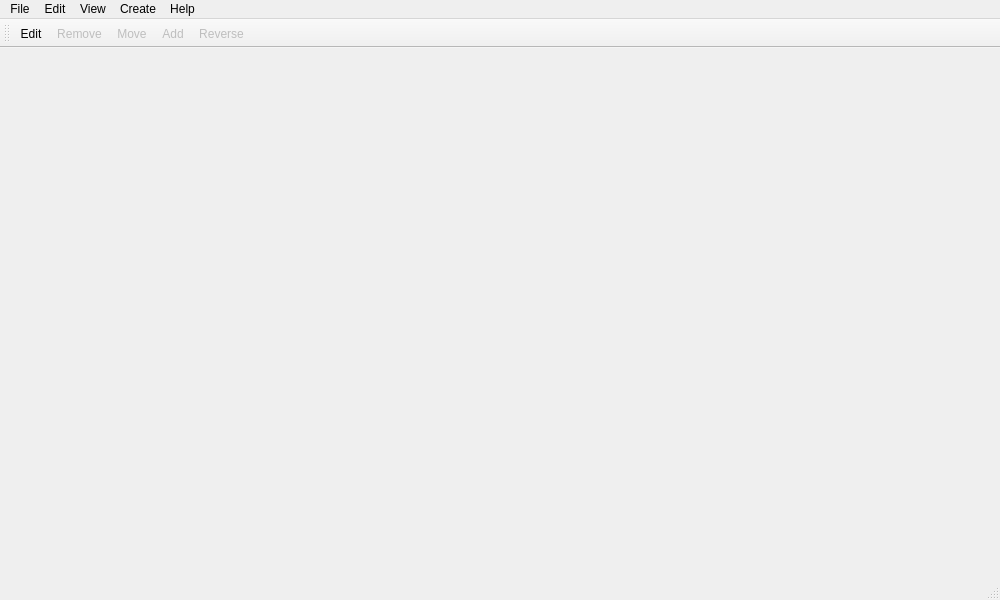
<ui version="4.0" >
 <class>MainWindow</class>
 <widget class="QMainWindow" name="MainWindow" >
  <property name="geometry" >
   <rect>
    <x>0</x>
    <y>0</y>
    <width>1000</width>
    <height>600</height>
   </rect>
  </property>
  <property name="windowTitle" >
   <string>Merkaartor</string>
  </property>
  <widget class="QWidget" name="centralWidget" />
  <widget class="QMenuBar" name="menuBar" >
   <property name="geometry" >
    <rect>
     <x>0</x>
     <y>0</y>
     <width>1000</width>
     <height>19</height>
    </rect>
   </property>
   <widget class="QMenu" name="menuEdit" >
    <property name="title" >
     <string>Edit</string>
    </property>
    <addaction name="editUndoAction" />
    <addaction name="editRedoAction" />
   </widget>
   <widget class="QMenu" name="menuFile" >
    <property name="title" >
     <string>File</string>
    </property>
    <addaction name="fileOpenAction" />
    <addaction name="fileImportAction" />
    <addaction name="fileDownloadAction" />
    <addaction name="fileUploadAction" />
    <addaction name="fileQuitAction" />
   </widget>
   <widget class="QMenu" name="menuHelp" >
    <property name="title" >
     <string>Help</string>
    </property>
    <addaction name="helpAboutAction" />
   </widget>
   <widget class="QMenu" name="menuCreate" >
    <property name="title" >
     <string>Create</string>
    </property>
    <addaction name="createNodeAction" />
    <addaction name="createLinearWayAction" />
    <addaction name="createWayAction" />
    <addaction name="createRoadAction" />
   </widget>
   <widget class="QMenu" name="menuView" >
    <property name="title" >
     <string>View</string>
    </property>
    <addaction name="viewZoomAllAction" />
    <addaction name="viewZoomWindowAction" />
    <addaction name="viewZoomOutAction" />
    <addaction name="viewZoomInAction" />
    <addaction name="viewSetCoordinatesAction" />
   </widget>
   <addaction name="menuFile" />
   <addaction name="menuEdit" />
   <addaction name="menuView" />
   <addaction name="menuCreate" />
   <addaction name="menuHelp" />
  </widget>
  <widget class="QStatusBar" name="StatusBar" />
  <widget class="QToolBar" name="toolBar" >
   <property name="enabled" >
    <bool>true</bool>
   </property>
   <property name="orientation" >
    <enum>Qt::Horizontal</enum>
   </property>
   <property name="toolButtonStyle" >
    <enum>Qt::ToolButtonTextUnderIcon</enum>
   </property>
   <attribute name="toolBarArea" >
    <number>4</number>
   </attribute>
   <addaction name="editPropertiesAction" />
   <addaction name="editRemoveAction" />
   <addaction name="editMoveAction" />
   <addaction name="editAddAction" />
   <addaction name="editReverseAction" />
  </widget>
  <action name="fileQuitAction" >
   <property name="text" >
    <string>Quit</string>
   </property>
  </action>
  <action name="helpAboutAction" >
   <property name="text" >
    <string>About</string>
   </property>
  </action>
  <action name="fileOpenAction" >
   <property name="text" >
    <string>Open</string>
   </property>
  </action>
  <action name="viewZoomAllAction" >
   <property name="text" >
    <string>Zoom all</string>
   </property>
   <property name="shortcut" >
    <string>F2</string>
   </property>
  </action>
  <action name="viewZoomWindowAction" >
   <property name="text" >
    <string>Zoom window</string>
   </property>
   <property name="iconText" >
    <string>Zoom window</string>
   </property>
   <property name="toolTip" >
    <string>Zoom window</string>
   </property>
   <property name="shortcut" >
    <string>F3</string>
   </property>
  </action>
  <action name="viewZoomOutAction" >
   <property name="text" >
    <string>Zoom out</string>
   </property>
  </action>
  <action name="viewZoomInAction" >
   <property name="text" >
    <string>Zoom in</string>
   </property>
   <property name="iconText" >
    <string>Zoom in</string>
   </property>
   <property name="toolTip" >
    <string>Zoom in</string>
   </property>
  </action>
  <action name="createWayAction" >
   <property name="text" >
    <string>Curved link</string>
   </property>
   <property name="iconText" >
    <string>Curved link</string>
   </property>
   <property name="toolTip" >
    <string>Curved link</string>
   </property>
   <property name="shortcut" >
    <string/>
   </property>
  </action>
  <action name="editUndoAction" >
   <property name="text" >
    <string>Undo</string>
   </property>
   <property name="shortcut" >
    <string>Ctrl+Z</string>
   </property>
  </action>
  <action name="editRedoAction" >
   <property name="text" >
    <string>Redo</string>
   </property>
   <property name="shortcut" >
    <string>Ctrl+Y</string>
   </property>
  </action>
  <action name="editMoveAction" >
   <property name="enabled" >
    <bool>false</bool>
   </property>
   <property name="icon" >
    <iconset resource="Icons/AllIcons.qrc" >:/Icons/move.xpm</iconset>
   </property>
   <property name="text" >
    <string>Move</string>
   </property>
   <property name="shortcut" >
    <string>M</string>
   </property>
  </action>
  <action name="fileImportAction" >
   <property name="text" >
    <string>Import</string>
   </property>
  </action>
  <action name="fileDownloadAction" >
   <property name="text" >
    <string>Download from web</string>
   </property>
  </action>
  <action name="createLinearWayAction" >
   <property name="text" >
    <string>Create link</string>
   </property>
   <property name="iconText" >
    <string>Create link</string>
   </property>
   <property name="toolTip" >
    <string>Create link</string>
   </property>
   <property name="shortcut" >
    <string>L</string>
   </property>
  </action>
  <action name="editPropertiesAction" >
   <property name="icon" >
    <iconset resource="Icons/AllIcons.qrc" >:/Icons/toolselect.xpm</iconset>
   </property>
   <property name="text" >
    <string>Edit</string>
   </property>
   <property name="shortcut" >
    <string>Esc</string>
   </property>
  </action>
  <action name="fileUploadAction" >
   <property name="text" >
    <string>Upload to web</string>
   </property>
  </action>
  <action name="editRemoveAction" >
   <property name="enabled" >
    <bool>false</bool>
   </property>
   <property name="icon" >
    <iconset resource="Icons/AllIcons.qrc" >:/Icons/remove.xpm</iconset>
   </property>
   <property name="text" >
    <string>Remove</string>
   </property>
   <property name="shortcut" >
    <string>Del</string>
   </property>
  </action>
  <action name="createRoadAction" >
   <property name="text" >
    <string>Road</string>
   </property>
  </action>
  <action name="editAddAction" >
   <property name="enabled" >
    <bool>false</bool>
   </property>
   <property name="icon" >
    <iconset resource="Icons/AllIcons.qrc" >:/Icons/add.xpm</iconset>
   </property>
   <property name="text" >
    <string>Add</string>
   </property>
  </action>
  <action name="createNodeAction" >
   <property name="text" >
    <string>Node</string>
   </property>
  </action>
  <action name="editReverseAction" >
   <property name="enabled" >
    <bool>false</bool>
   </property>
   <property name="icon" >
    <iconset resource="Icons/AllIcons.qrc" >:/Icons/reverse.xpm</iconset>
   </property>
   <property name="text" >
    <string>Reverse</string>
   </property>
  </action>
  <action name="viewSetCoordinatesAction" >
   <property name="text" >
    <string>Set coordinates</string>
   </property>
  </action>
 </widget>
 <resources>
  <include location="Icons/AllIcons.qrc" />
 </resources>
 <connections>
  <connection>
   <sender>fileQuitAction</sender>
   <signal>triggered()</signal>
   <receiver>MainWindow</receiver>
   <slot>close()</slot>
   <hints>
    <hint type="sourcelabel" >
     <x>-1</x>
     <y>-1</y>
    </hint>
    <hint type="destinationlabel" >
     <x>403</x>
     <y>322</y>
    </hint>
   </hints>
  </connection>
 </connections>
</ui>
